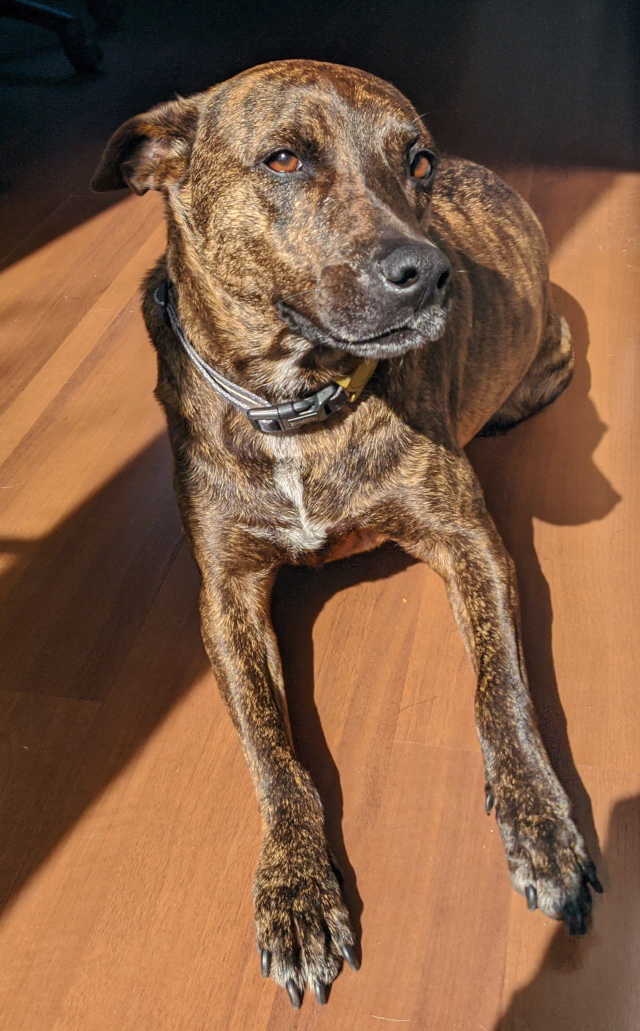
#> input picture data/apolo1.png, 640 x 1031 px
$ jupyter execute --allow-errors 01_SVD.ipynb
#> lines starting #> are read from the running program, lines starting #| are printed output that depends on the picture
# 1 Singular Value Decomposition

## Packages

[cell 1]
import cv2
import numpy as np
import scipy
import matplotlib.pyplot as plt
from mpl_toolkits.mplot3d.axes3d import Axes3D

## SVD

[cell 2]
X = np.random.rand(5, 3)
U, S, V = np.linalg.svd(X)
Uhat, Shat, Vhat = np.linalg.svd(X, full_matrices=False)
# np.all(np.isclose(X, Uhat @ np.diag(Shat) @ Vhat))
Uhat, Shat, Vhat

## Matrix approximation

> Theorem
 The optimal rank-r approximation to $X$, in a least-squares sense, is given by the rank-r SVD truncation $\tilde{X}$:
    $$ \tilde{U} \tilde{\Sigma} \tilde{V}^{*} = argmin_{rank(\tilde{X}) = r} \lVert X - \tilde{X} \rVert_{F} $$

[cell 3]
X

$$ \tilde{X}  = \sum_{k=1}^{r} \sigma_k u_k v_k^*$$

[cell 4]
def truncation(X, r):
    X_til = np.zeros_like(X)
    U, S, V = np.linalg.svd(X, full_matrices=False)

    assert r <= len(S), 'r must be least or equal than rank of X'

    return U[:, :r] @ np.diag(S[:r]) @ V[:r, :]

[cell 5]
truncation(X, 1)

## Image compression

[cell 6]
apolo = cv2.imread('../data/apolo1.png', 0)
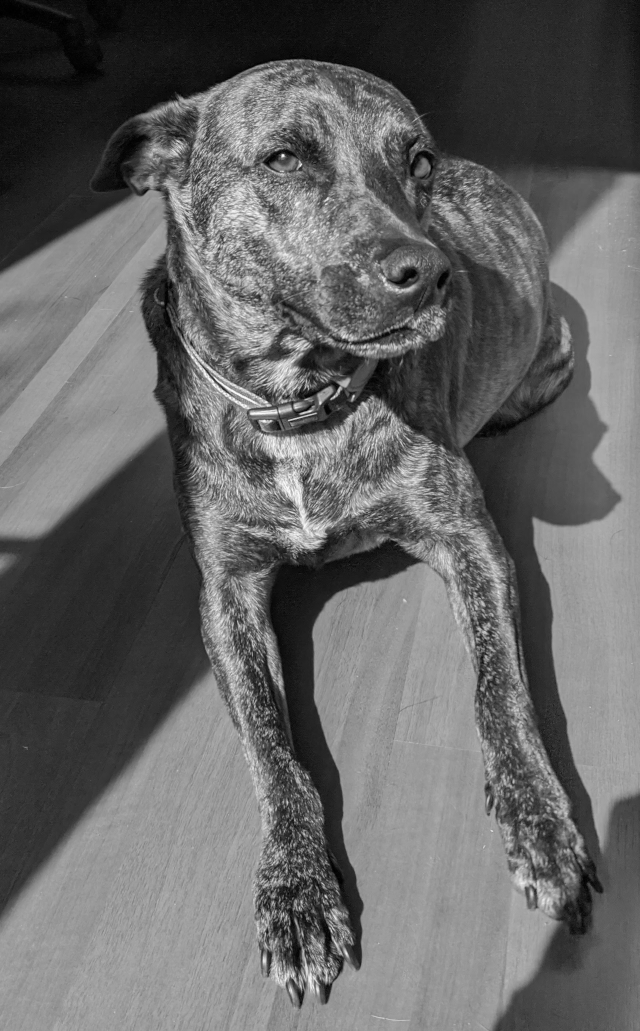
#> apolo: shape (1031, 640); min 0, max 252, mean 101.5
apolo.shape
#> Out = (1031, 640)

[cell 7]
plt.imshow(apolo, cmap='gray')
plt.title("Original Image")
plt.xticks([])
plt.yticks([])
plt.show()

[cell 8]
fig, axs = plt.subplots(2, 2,figsize = (9, 16)) # figsize = (9, 16)

axs[0, 0].imshow(apolo, cmap='gray')
axs[0, 0].set_title("Original Image")
axs[0, 0].set_xticks([])
axs[0, 0].set_yticks([])

axs[0, 1].imshow(truncation(apolo, 5), cmap='gray')
#> call 2 of truncation, with r = 5
#> in truncation (call 2), `U, S, V = np.linalg.svd(X, full_matrices=False)`:
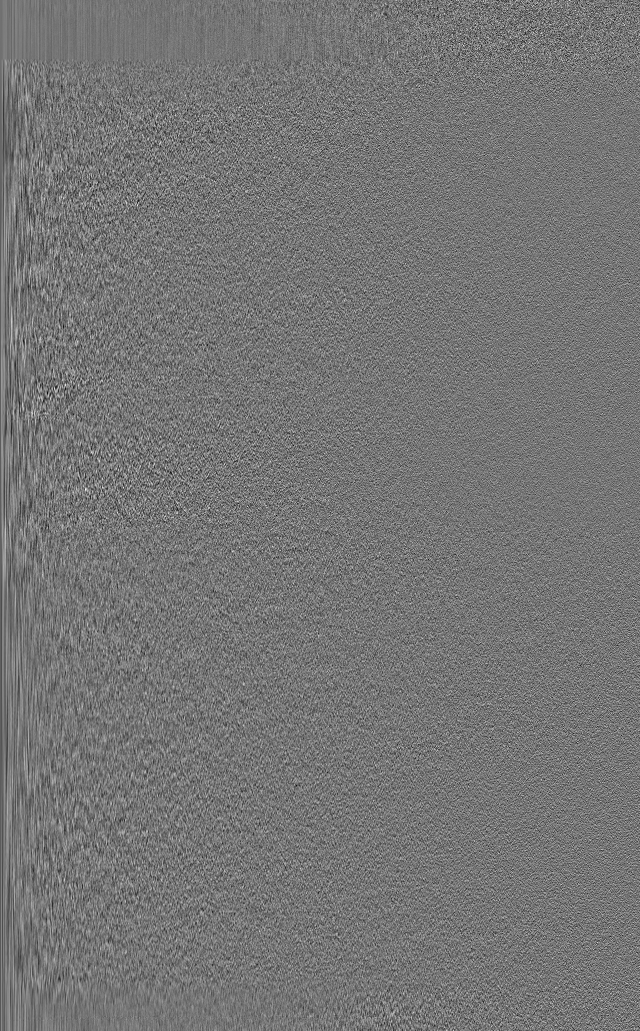
#> U: shape (1031, 640) float64; min -0.167, max 0.195, mean -5.4e-05; drawn with min black and max white
#> in truncation (call 2), `U, S, V = np.linalg.svd(X, full_matrices=False)`:
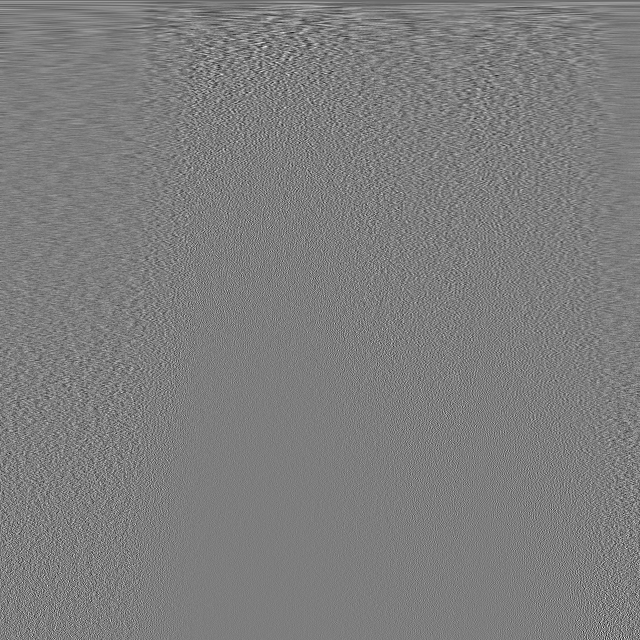
#> V: shape (640, 640) float64; min -0.274, max 0.28, mean -4.52e-05; drawn with min black and max white
#> in truncation (call 2), `U, S, V = np.linalg.svd(X, full_matrices=False)`: S = 640 values, max 86386.9 at index 0, min 19.66 at index 639, mean 639.9
#> in truncation (call 2), `return U[:, :r] @ np.diag(S[:r]) @ V[:r, :]`:
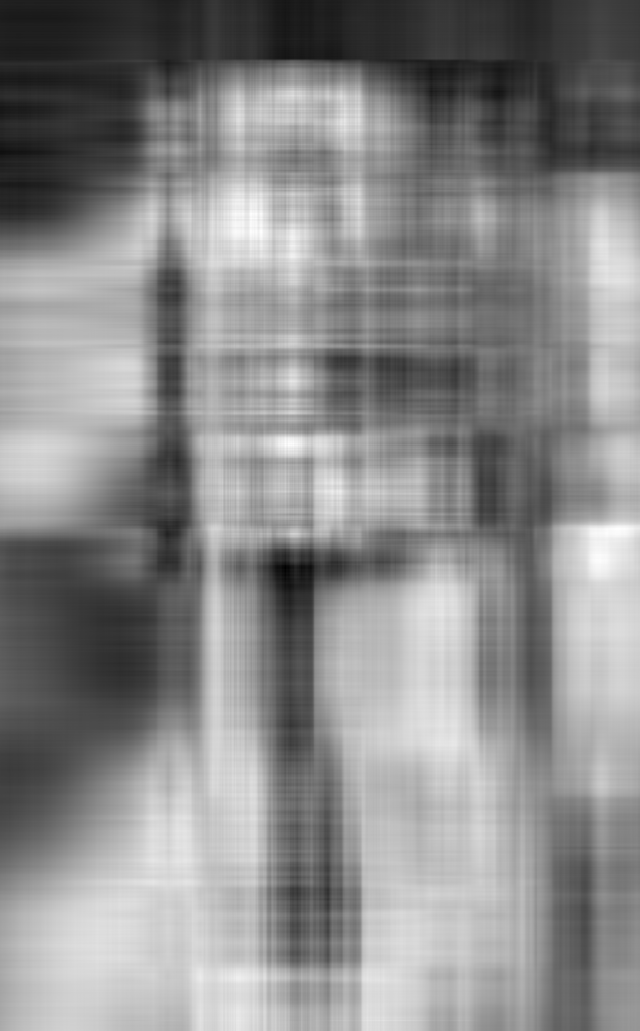
#> returned value: shape (1031, 640) float64; min -15.05, max 199.3, mean 101.4; drawn with min black and max white
axs[0, 1].set_title("r = 5")
axs[0, 1].set_xticks([])
axs[0, 1].set_yticks([])

axs[1, 0].imshow(truncation(apolo, 20), cmap='gray')
#> call 3 of truncation, with r = 20
#> in truncation (call 3), `return U[:, :r] @ np.diag(S[:r]) @ V[:r, :]`:
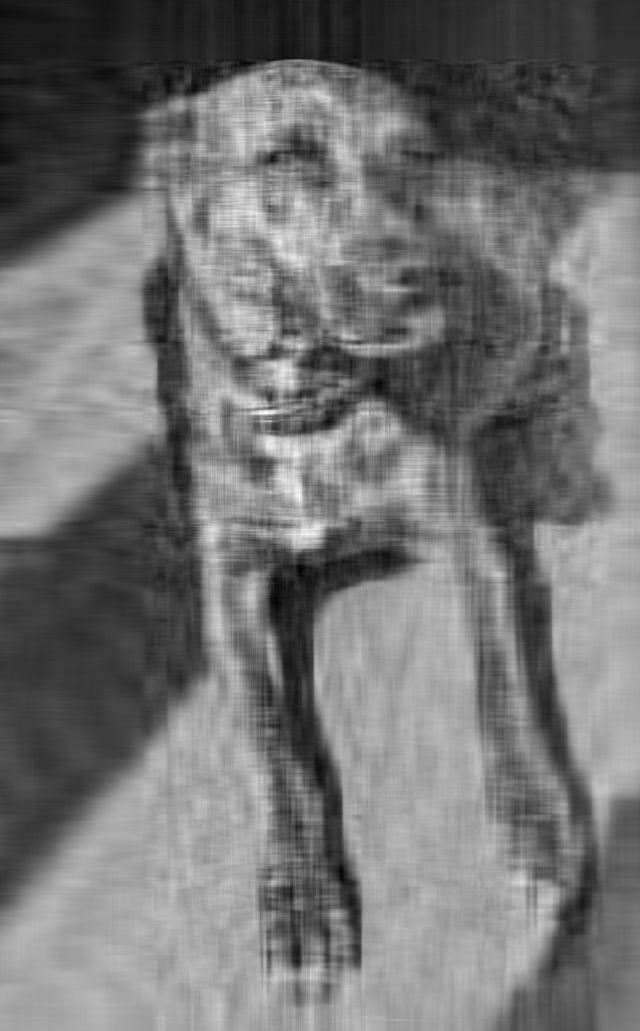
#> returned value: shape (1031, 640) float64; min -15.7, max 242.6, mean 101.5; drawn with min black and max white
axs[1, 0].set_title("r = 20")
axs[1, 0].set_xticks([])
axs[1, 0].set_yticks([])

axs[1, 1].imshow(truncation(apolo, 100), cmap='gray')
axs[1, 1].set_title("r = 100")
axs[1, 1].set_xticks([])
axs[1, 1].set_yticks([])

plt.show()

[cell 9]
U_apolo, S_apolo, V_apolo = np.linalg.svd(apolo, full_matrices=False)
#> S_apolo has the same summary as S in truncation

[cell 10]
plt.semilogy(S_apolo, 'ko-')
plt.xlabel("k")
plt.ylabel(r"Singular Value $\sigma_k$")
plt.show()
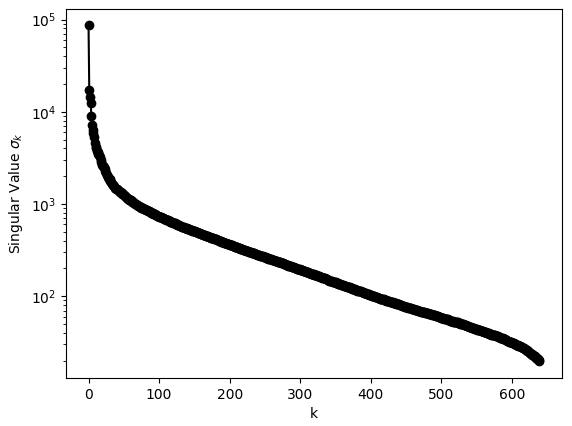
#> figure drawn by matplotlib, 1 panel; curve peaks at x = 0, y = 86386.9

[cell 11]
plt.plot(np.cumsum(S_apolo)/np.sum(S_apolo), 'ko-')
plt.xlabel('k')
plt.ylabel('Cumulative energy')
plt.show()
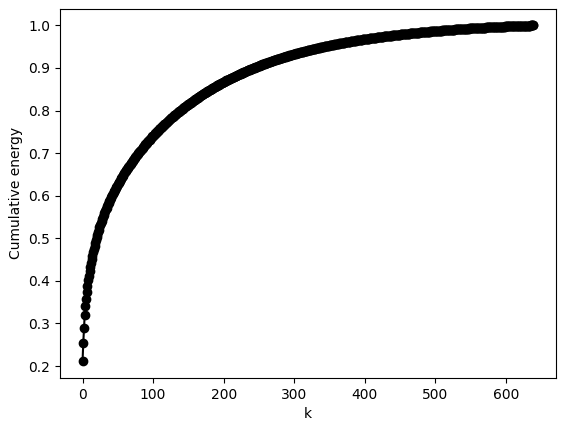
#> figure drawn by matplotlib, 1 panel; curve peaks at x = 639, y = 1

[cell 12]
plt.imshow(np.cov(apolo.T), cmap='gray')
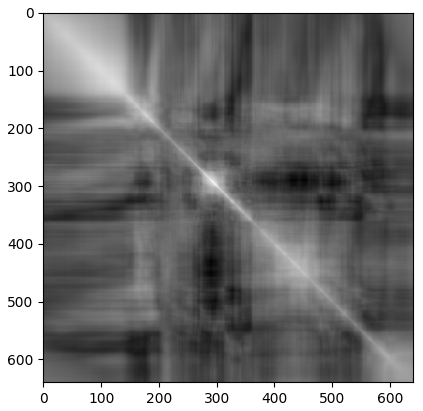
#> figure drawn by matplotlib, 1 panel

[cell 13]
# plt.semilogy(np.real(np.linalg.eigvals(np.cov(apolo.T))), 'ko')

## Principal component analysis (PCA)

###  Noisy Gaussian data

[cell 14]
x_center = np.array([4, 3])
sig = np.array([1, 0.3])
th = np.pi / 6
R = np.array([[np.cos(th), -np.sin(th)], [np.sin(th), np.cos(th)]])

n = 10_000

X = R @ np.diag(sig) @ np.random.randn(2, n) + np.diag(x_center) @ np.ones((2, n))

[cell 15]
plt.plot(X[0,:], X[1,:], 'k.', alpha=0.4)
plt.xlim(0, 10)
plt.ylim(0, 10)
plt.show()
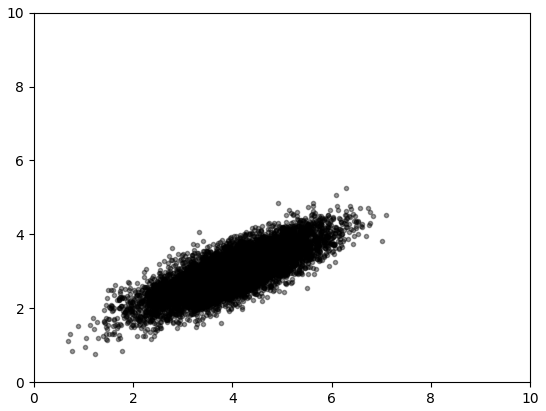
#> figure drawn by matplotlib, 1 panel

[cell 16]
def pca(X):
    n = X.shape[1]
    Xavg = np.mean(X, axis=1)

    B = X - np.outer(Xavg, np.ones(n))

    U, S, V = np.linalg.svd(B/np.sqrt(n), full_matrices=False)

    return Xavg, U, S, V

[cell 17]
Xavg, dirs, std, V = pca(X)
ang = np.linspace(0, 2 * np.pi, 100)
Xstd = dirs * std @ np.stack([np.cos(ang), np.sin(ang)])

plt.xlim(0, 10)
plt.ylim(0, 10)
plt.plot(X[0, :], X[1, :], 'k.', alpha=0.4)
plt.plot(Xavg[0] + Xstd[0], Xavg[1] + Xstd[1], 'r-')
plt.plot(Xavg[0] + 2 * Xstd[0], Xavg[1] + 2 * Xstd[1], 'r-')
plt.plot(Xavg[0] + 3 * Xstd[0], Xavg[1] + 3 * Xstd[1], 'r-')
plt.plot([Xavg[0], Xavg[0] + std[0] * dirs[0, 0]],
         [Xavg[1], Xavg[1] + std[0] * dirs[0, 1]],
         'c-',
         linewidth=2.5)
plt.plot([Xavg[0], Xavg[0] + std[1] * dirs[1, 0]],
         [Xavg[1], Xavg[1] + std[1] * dirs[1, 1]],
         'c-',
         linewidth=2.5)
plt.show()
